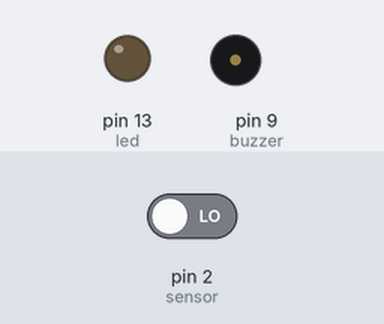
Simulated run of this sketch. Board: Arduino Uno, built with avr-gcc and run on an emulated ATmega328P. On the bench: output pins drawn as LEDs (lit = HIGH), buzzer (waves = sounding, pin HIGH). The test bench sets the inputs (shaded band); at power-on: pin 2 (sensor) LOW.

Above: at 1.2 s.
1.3 s: pin 2 (sensor) driven HIGH
At 1.9 s:
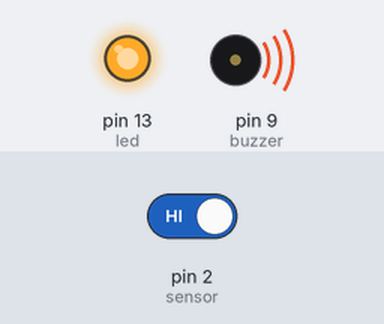
2.8 s: pin 2 (sensor) driven LOW
At 4.3 s:
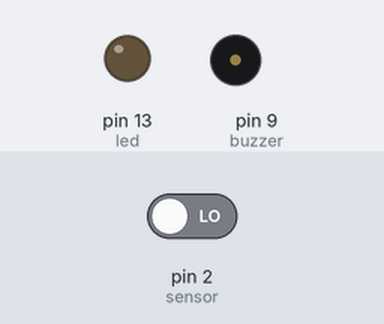
Timing chart, 0 to 5.8 s (numbered marks = the images above; inputs shaded):
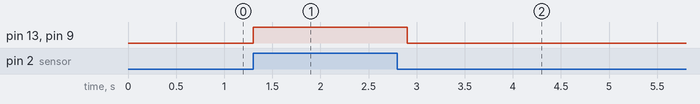

Measured:
- after the input at 1.3 s, pin 13 (led), pin 9 (buzzer): LOW → HIGH at once
- after the input at 2.8 s, pin 13 (led), pin 9 (buzzer): HIGH → LOW after 0.10 s

The sketch:

Smart_Security_System.ino
```cpp
int sensor=2;
int led=13;
int buzzer=9;
int state=LOW;
int val=0;

void setup() {
 pinMode(sensor,INPUT);
 pinMode(led,OUTPUT);
 pinMode(buzzer,OUTPUT);
 Serial.begin(9600);

}

void loop() {
val=digitalRead(sensor);
if(val==HIGH){
  digitalWrite(led,HIGH);
  digitalWrite(buzzer,HIGH);
  delay(400);
}
else{
  digitalWrite(led,LOW);
  digitalWrite(buzzer,LOW);
}
}
```
